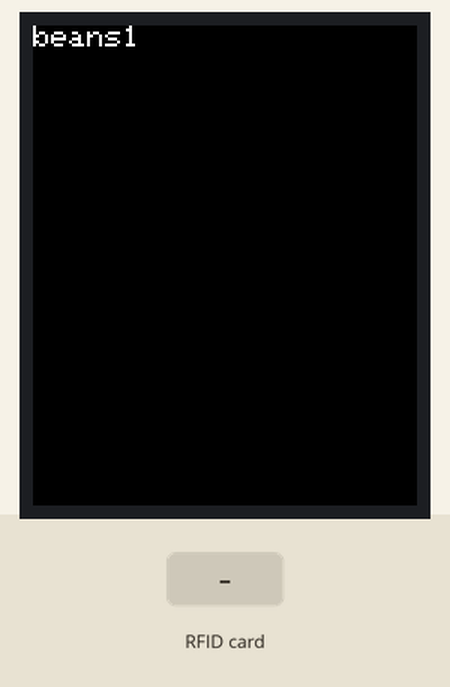
Recording of a sketch running on a simulated Arduino Uno, built with avr-gcc and run on an emulated ATmega328P. On the bench: 128×160 colour display. Inputs (shaded band) come from the test bench.

Above: at 1.4 s.
1.5 s: RFID card 5E 7A 19 C4 held to the reader
At 2.6 s:
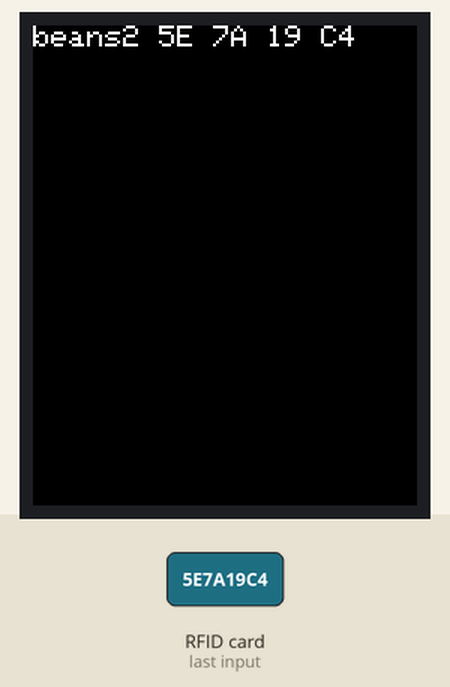
At 4.8 s:
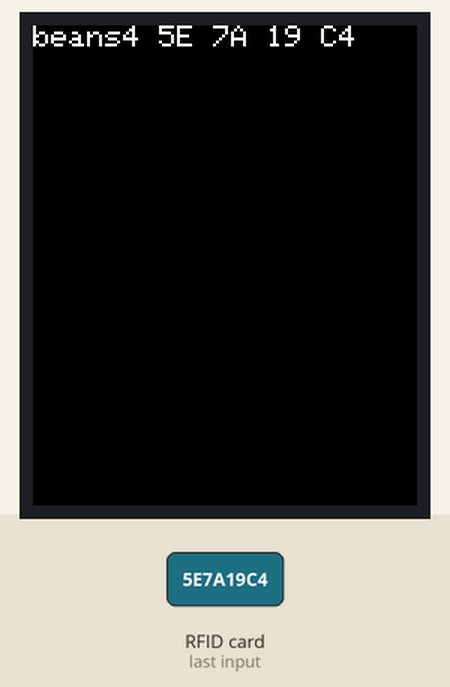
Timing chart, 0 to 6.3 s (numbered marks = the images above; inputs shaded):
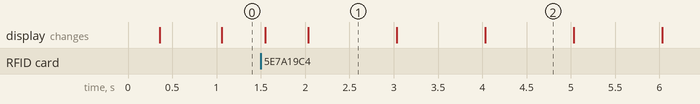

Measured:
- after the input at 1.5 s, the display: first changes after 0.05 s (image 1 shows a later state)
- what the display in image 2 shows lasts 1.0 s, from 4.0 s to 5.0 s

The sketch:

PlayAllBall.ino
```cpp
#include <SPI.h>
#include <Adafruit_GFX.h>    // Core graphics library
#include <Adafruit_ST7735.h> // Hardware-specific library for ST7735
#include <MFRC522.h>
#include <string.h>

#define TFT_SS        9
#define TFT_RST       -1 // Or set to -1 and connect to Arduino RESET pin
#define TFT_DC        7

#define MFR_RST       -1
#define MFR_SS        10

Adafruit_ST7735 tft = Adafruit_ST7735(TFT_SS, TFT_DC, TFT_RST);
MFRC522 mfrc522(MFR_SS, MFR_RST);  // Create MFRC522 instance

MFRC522::MIFARE_Key key;
/*
 * Typical pin layout used:
 * --------------------------------------
 *             MFRC522      Arduino
 *             Reader/PCD   Uno
 * Signal      Pin          Pin
 * --------------------------------------
 * RST/Reset   RST          9
 * SPI SS      SDA(SS)      10
 * SPI MOSI    MOSI         11 / ICSP-4
 * SPI MISO    MISO         12 / ICSP-1
 * SPI SCK     SCK          13 / ICSP-3
*/
// Init array that will store new NUID
byte nuidPICC[4];


// color definitions
const uint16_t  Display_Color_Black        = 0x0000;
const uint16_t  Display_Color_Blue         = 0x001F;
const uint16_t  Display_Color_Red          = 0xF800;
const uint16_t  Display_Color_Green        = 0x07E0;
const uint16_t  Display_Color_Cyan         = 0x07FF;
const uint16_t  Display_Color_Magenta      = 0xF81F;
const uint16_t  Display_Color_Yellow       = 0xFFE0;
const uint16_t  Display_Color_White        = 0xFFFF;

// The colors we actually want to use
uint16_t        Display_Text_Color         = Display_Color_White;
uint16_t        Display_Background_Color    = Display_Color_Black;

unsigned long t = 0;

void setup() {
  // put your setup code here, to run once:

  digitalWrite(TFT_SS, HIGH);
  digitalWrite(MFR_SS, HIGH);

  digitalWrite(MFR_SS, LOW);

  Serial.begin(9600);    // Initialize serial communications with the PC
  while (!Serial);    // Do nothing if no serial port is opened (added for Arduinos based on ATMEGA32U4)
  SPI.begin();      // Init SPI bus
  mfrc522.PCD_Init();   // Init MFRC522
  delay(4);       // Optional delay. Some board do need more time after init to be ready, see Readme

  for (byte i = 0; i < 6; i++) {
    key.keyByte[i] = 0xFF;
  }

  digitalWrite(MFR_SS, HIGH);


  digitalWrite(TFT_SS, LOW);
  // Use this initializer if using a 1.8" TFT screen:
  tft.initR(INITR_BLACKTAB);      // Init ST7735S chip, black tab
  tft.setFont();
  tft.fillScreen(Display_Background_Color);
  tft.setTextColor(Display_Text_Color);
  tft.setTextSize(1);

  digitalWrite(TFT_SS, HIGH);

}

void loop() {

  digitalWrite(TFT_SS, LOW);
  // put your main code here, to run repeatedly:
  tft.setCursor(0, 0);

  tft.setTextColor(Display_Background_Color);

  tft.print("beans" + String(t));

  tft.setCursor(0, 0);

  tft.setTextColor(Display_Text_Color);

  t = millis() / 1000;

  tft.print("beans" + String(t));
  printHexTFT(mfrc522.uid.uidByte, mfrc522.uid.size);

  digitalWrite(TFT_SS, HIGH);


  digitalWrite(MFR_SS, LOW);

  if ( ! mfrc522.PICC_IsNewCardPresent()) {
    return;
  }

  // Select one of the cards
  if ( ! mfrc522.PICC_ReadCardSerial()) {
    return;
  }


  // Store NUID into nuidPICC array
  for (byte i = 0; i < 4; i++) {
    nuidPICC[i] = mfrc522.uid.uidByte[i];
  }

  // Halt PICC
  mfrc522.PICC_HaltA();

  // Stop encryption on PCD
  mfrc522.PCD_StopCrypto1();

  digitalWrite(MFR_SS, HIGH);

}


/**
 * Helper routine to dump a byte array as hex values to Serial.
 */
void printHex(byte *buffer, byte bufferSize) {
  for (byte i = 0; i < bufferSize; i++) {
    Serial.print(buffer[i] < 0x10 ? " 0" : " ");
    Serial.print(buffer[i], HEX);
  }
}

/**
 * Helper routine to dump a byte array as hex values to Serial.
 */
void printHexTFT(byte *buffer, byte bufferSize) {
  for (byte i = 0; i < bufferSize; i++) {
    tft.print(buffer[i] < 0x10 ? " 0" : " ");
    tft.print(buffer[i], HEX);
  }
}

/**
 * Helper routine to dump a byte array as dec values to Serial.
 */
void printDec(byte *buffer, byte bufferSize) {
  for (byte i = 0; i < bufferSize; i++) {
    Serial.print(buffer[i] < 0x10 ? " 0" : " ");
    Serial.print(buffer[i], DEC);
  }
}
```
